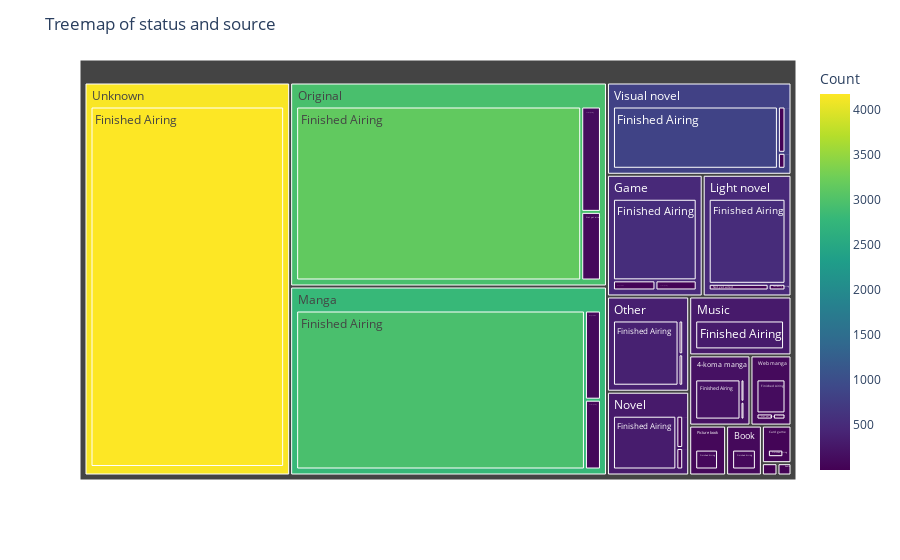

Write notebook code for a chart like this one.
### Markdown cell above
### Mosaic

### Code cell
x_var = 'status'
y_var = 'source'

grouped_df = df.groupby([y_var, x_var]).size().reset_index(name='Count')

fig = px.treemap(
    grouped_df,
    path=[y_var, x_var],
    values='Count',
    color='Count',
    color_continuous_scale='viridis'
)

fig.update_layout(
    title=f'Treemap of {x_var} and {y_var}',
)

# Show the plot
fig.show()

### Figure 1 — Plotly figure (JSON) as saved in the notebook; plotly's stock layout.template omitted (floating-point values rounded to 4 significant figures)
{"data": [{"branchvalues": "total", "customdata": [[8], [3], [1], [33], [9], [72], [2], [14], [132], [14], [6], [18], [29], [10], [206], [93], [51], [7], [540], [522], [2955], [309], [324], [3149], [381], [88], [9], [4181], [848], [127], [10], [4], [2], [34], [32], [92], [3], [21], [86], [13], [2], [11], [10], [13], [190.2], [93], [45.28], [5.4], [484.1], [485.9], [2804.0], [304.1], [294.2], [2952.0], [356.7], [81.08], [9], [4152.0], [811.8], [109.3]], "domain": {"x": [0, 1], "y": [0, 1]}, "hovertemplate": "labels=%{label}<br>Count_sum=%{value}<br>parent=%{parent}<br>id=%{id}<br>Count=%{color}<extra></extra>", "ids": ["4-koma manga/Currently Airing", "Card game/Currently Airing", "Digital manga/Currently Airing", "Game/Currently Airing", "Light novel/Currently Airing", "Manga/Currently Airing", "Music/Currently Airing", "Novel/Currently Airing", "Original/Currently Airing", "Other/Currently Airing", "Picture book/Currently Airing", "Unknown/Currently Airing", "Visual novel/Currently Airing", "Web manga/Currently Airing", "4-koma manga/Finished Airing", "Book/Finished Airing", "Card game/Finished Airing", "Digital manga/Finished Airing", "Game/Finished Airing", "Light novel/Finished Airing", "Manga/Finished Airing", "Music/Finished Airing", "Novel/Finished Airing", "Original/Finished Airing", "Other/Finished Airing", "Picture book/Finished Airing", "Radio/Finished Airing", "Unknown/Finished Airing", "Visual novel/Finished Airing", "Web manga/Finished Airing", "4-koma manga/Not yet aired", "Card game/Not yet aired", "Digital manga/Not yet aired", "Game/Not yet aired", "Light novel/Not yet aired", "Manga/Not yet aired", "Music/Not yet aired", "Novel/Not yet aired", "Original/Not yet aired", "Other/Not yet aired", "Picture book/Not yet aired", "Unknown/Not yet aired", "Visual novel/Not yet aired", "Web manga/Not yet aired", "4-koma manga", "Book", "Card game", "Digital manga", "Game", "Light novel", "Manga", "Music", "Novel", "Original", "Other", "Picture book", "Radio", "Unknown", "Visual novel", "Web manga"], "labels": ["Currently Airing", "Currently Airing", "Currently Airing", "Currently Airing", "Currently Airing", "Currently Airing", "Currently Airing", "Currently Airing", "Currently Airing", "Currently Airing", "Currently Airing", "Currently Airing", "Currently Airing", "Currently Airing", "Finished Airing", "Finished Airing", "Finished Airing", "Finished Airing", "Finished Airing", "Finished Airing", "Finished Airing", "Finished Airing", "Finished Airing", "Finished Airing", "Finished Airing", "Finished Airing", "Finished Airing", "Finished Airing", "Finished Airing", "Finished Airing", "Not yet aired", "Not yet aired", "Not yet aired", "Not yet aired", "Not yet aired", "Not yet aired", "Not yet aired", "Not yet aired", "Not yet aired", "Not yet aired", "Not yet aired", "Not yet aired", "Not yet aired", "Not yet aired", "4-koma manga", "Book", "Card game", "Digital manga", "Game", "Light novel", "Manga", "Music", "Novel", "Original", "Other", "Picture book", "Radio", "Unknown", "Visual novel", "Web manga"], "marker": {"coloraxis": "coloraxis", "colors": [8, 3, 1, 33, 9, 72, 2, 14, 132, 14, 6, 18, 29, 10, 206, 93, 51, 7, 540, 522, 2955, 309, 324, 3149, 381, 88, 9, 4181, 848, 127, 10, 4, 2, 34, 32, 92, 3, 21, 86, 13, 2, 11, 10, 13, 190.2, 93, 45.28, 5.4, 484.1, 485.9, 2804.0, 304.1, 294.2, 2952.0, 356.7, 81.08, 9, 4152.0, 811.8, 109.3]}, "name": "", "parents": ["4-koma manga", "Card game", "Digital manga", "Game", "Light novel", "Manga", "Music", "Novel", "Original", "Other", "Picture book", "Unknown", "Visual novel", "Web manga", "4-koma manga", "Book", "Card game", "Digital manga", "Game", "Light novel", "Manga", "Music", "Novel", "Original", "Other", "Picture book", "Radio", "Unknown", "Visual novel", "Web manga", "4-koma manga", "Card game", "Digital manga", "Game", "Light novel", "Manga", "Music", "Novel", "Original", "Other", "Picture book", "Unknown", "Visual novel", "Web manga", "", "", "", "", "", "", "", "", "", "", "", "", "", "", "", ""], "type": "treemap", "values": [8, 3, 1, 33, 9, 72, 2, 14, 132, 14, 6, 18, 29, 10, 206, 93, 51, 7, 540, 522, 2955, 309, 324, 3149, 381, 88, 9, 4181, 848, 127, 10, 4, 2, 34, 32, 92, 3, 21, 86, 13, 2, 11, 10, 13, 224, 93, 58, 10, 607, 563, 3119, 314, 359, 3367, 408, 96, 9, 4210, 887, 150]}], "layout": {"coloraxis": {"colorbar": {"title": {"text": "Count"}}, "colorscale": [[0, "#440154"], [0.1111, "#482878"], [0.2222, "#3e4989"], [0.3333, "#31688e"], [0.4444, "#26828e"], [0.5556, "#1f9e89"], [0.6667, "#35b779"], [0.7778, "#6ece58"], [0.8889, "#b5de2b"], [1, "#fde725"]]}, "legend": {"tracegroupgap": 0}, "margin": {"t": 60}, "title": {"text": "Treemap of status and source"}}}
